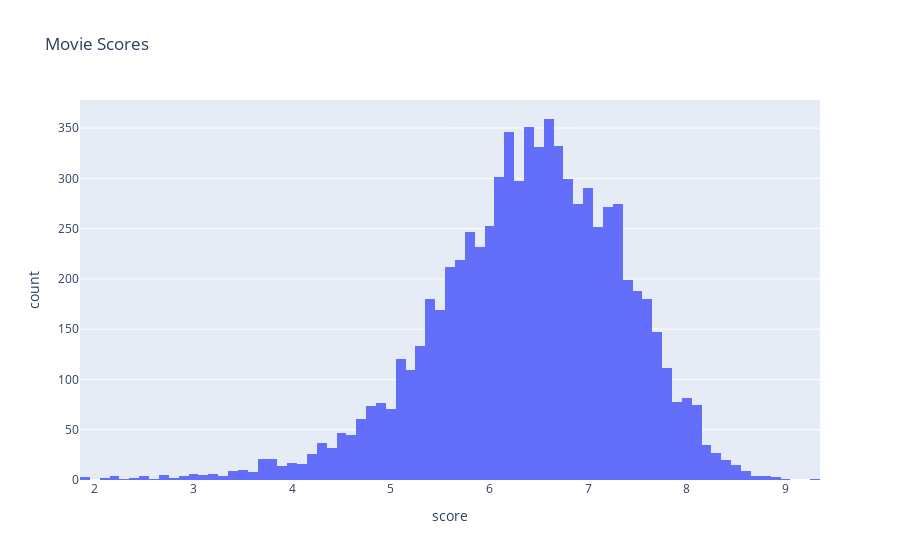

Notebook code cell kept with this figure:
### Markdown cell above
The distribution is negatively/left skewed

### Code cell
#prints histogram of movie scores
fig = px.histogram(data_frame=df, x=df["score"], title="Movie Scores")
fig.show()

### Figure 1 — Plotly figure (JSON) as saved in the notebook; plotly's stock layout.template omitted (floating-point values rounded to 4 significant figures; data arrays with more than 128 entries replaced by an {"elided": "..."} marker saying what was removed)
{"data": [{"alignmentgroup": "True", "bingroup": "x", "hovertemplate": "score=%{x}<br>count=%{y}<extra></extra>", "legendgroup": "", "marker": {"color": "#636efa", "pattern": {"shape": ""}}, "name": "", "offsetgroup": "", "orientation": "v", "showlegend": false, "type": "histogram", "x": {"elided": "7668 float values"}, "xaxis": "x", "yaxis": "y"}], "layout": {"barmode": "relative", "legend": {"tracegroupgap": 0}, "title": {"text": "Movie Scores"}, "xaxis": {"anchor": "y", "domain": [0, 1], "title": {"text": "score"}}, "yaxis": {"anchor": "x", "domain": [0, 1], "title": {"text": "count"}}}}
